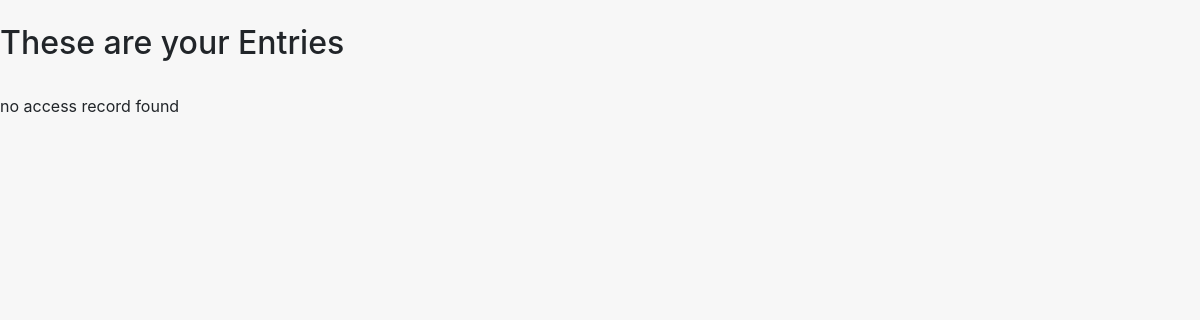
The app's page /first_app/index1, older data.
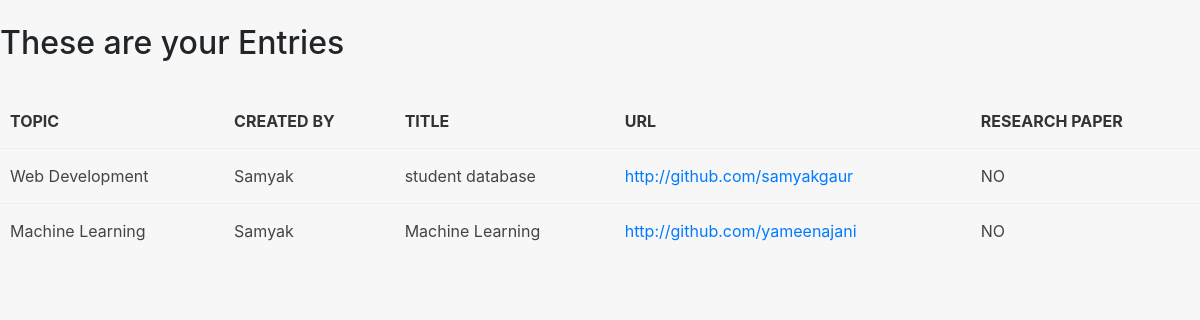
The same page, newer data.
### first_app/models.py (models this page shows, shortened)
class Entrie(models.Model):
    topics = models.ForeignKey(Topic,on_delete=models.PROTECT)
    name = models.CharField(max_length=100,default="Team Leader name Here")
    title = models.CharField(max_length=264, unique=True)
    description = models.TextField(max_length=600, null=True, blank=True)
    url = models.URLField(unique=True)
    start_date = models.DateField()
    end_date = models.DateField()
    year = models.IntegerField(choices=YEARS, default=1)
    department = models.CharField(max_length=100,choices=DEPARTMENTS,default="Computer")
    research_paper = models.CharField(max_length=100,choices=PAPER,default="NO")
    file= models.FileField(upload_to=None,max_length=100,default="NULL")

class Topic(models.Model):
    topic = models.CharField(max_length=264 , unique=True)
    def __str__(self):
        return self.topic

### first_app/views.py (the view)
# urls.py: path('index1',views.index1),
def index1(request):
    entries_display = Entrie.objects.order_by('topics')
    index1dict = {'entries_display':entries_display}
    return render(request,'first_app/index.html',context=index1dict)

### templates/first_app/index.html (shortened to what this page needs)
<!DOCTYPE html>
{% load staticfiles %}
<html lang="en">
<head>
    <link rel="stylesheet" href="{% static "css/bootstrap.min.css" %}">
    <link rel="stylesheet" href="{% static "css/main.css" %}">
</head>
<body>
    <br>
    <h2>These are your Entries </h2><br >
    {% if entries_display %}
    <table>
        <th>Topic</th>
        <th>Created By</th>
        <th>Title</th>
        <th>URL</th>
        <th>Research Paper</th>
        {% for acc in entries_display %}
        <tr>
            <td>{{ acc.topics }}</td>
            <td>{{ acc.name }}</td>
            <td>{{ acc.title }}</td>
            <td><a href="{{ acc.url }}">{{ acc.url}}</td>
            <td>{{ acc.research_paper }}</td>
        </tr>
        {% endfor %}
    </table>
    {% else %}
    <p> no access record found</p>
    {% endif %}
</body>
</html>

### static/css/main.css (style rules this page uses)
* { --main-color: #006992; }
body { display: flex; flex-direction: column; background-color: #f7f7f7; min-height: 100vh; }
table { width: 100%; }
td, th { padding: 15px 10px; border-top: 1px solid #eee; color: #444; }
th { border: none; color: #333; text-transform: uppercase; }
td { position: relative; }

Row changes from the older to the newer data that the page shows:
added Entrie: topics "Web Development", name "Samyak", title "student database", url "http://github.com/samyakgaur", research_paper "NO"
added Entrie: topics "Machine Learning", name "Samyak", title "Machine Learning", url "http://github.com/yameenajani", research_paper "NO"
Text that changed along with them:
text no longer shown: "no access record found"
text now shown: "TOPIC CREATED BY TITLE URL RESEARCH PAPER"
